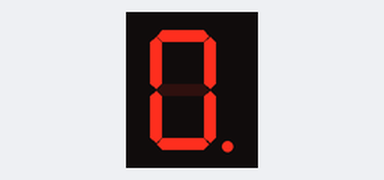
Recording of a sketch running on a simulated Arduino Uno, built with avr-gcc and run on an emulated ATmega328P. Shown: 1-digit seven-segment display. Wiring (inferred from the names in the program): 1-digit 7-segment display, segments lit when HIGH: segments pin 7, pin 8, pin 2, pin 3, pin 4, pin 6, pin 5, pin 9. The segment pins are drawn as the display they are named for.

Above: at 0.1 s.
At 0.6 s:
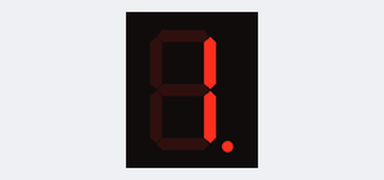
At 1.1 s:
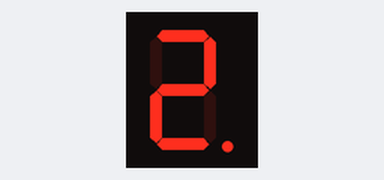
At 2.1 s:
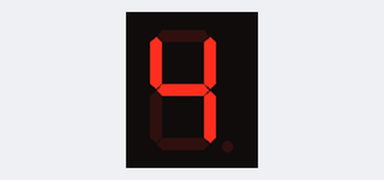
At 3.1 s:
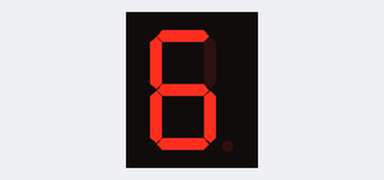
At 4.6 s:
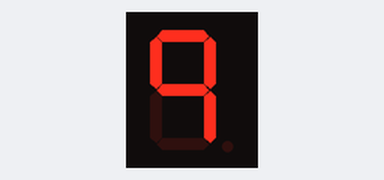

Measured:
- by itself, everything shown: repeats every 5.0 s, in 10 steps
- what the display in image 1 shows lasts 0.5 s, from 0.5 s to 1.0 s

The sketch:

segment.ino
```cpp
int seg[] ={7,8,2,3,4,6,5,9};

int patterns[] = {
  0xFC, 0x60, 0xDA, 0xF2, 0x66, 0xB6, 0xBE, 0xE4, 0xFE, 0xE6
};

void setup() {
  for (int i = 0; i < 8; i++) { // 세그먼트 제어 핀을 출력으로 설정
    pinMode(seg[i], OUTPUT);
  }
}
void show_digit(int number) { // ( 출력할 숫자)
  for (int i = 0; i < 8; i++) {
    boolean on_off = bitRead(patterns[number], 7 - i);
    digitalWrite(seg[i], on_off);
  }
}
void show_jjum(int i){
     if(i <=3){
            digitalWrite(seg[7],HIGH);
        }
}

void loop(){
    for(int i=0;i<10;i++){
        show_digit(i);
        show_jjum(i);
        delay(500);
    }
}

// byte digits_data[10]={ 0xFC, 0x60, 0xDA, 0xF2, 0x66, 0xB6, 0xBE, 0xE4, 0xFE, 0xE6};

// void setup(){
//     // for(int i=0;i<2;i++)
//     // {
//     //     pinMode(digit_select_pin[i],OUTPUT);
//     // }
//     for(int i=0;i<8;i++){
//         pinMode(seg[i],OUTPUT);
//     }
// }
// void show_digit(int pos,int number){
//     // for(int i=0;i<2;i++){
//     //     if(i==pos)
//     //     digitalWrite(digit_select_pin[i],LOW);
//     //     else
//     //     digitalWrite(digit_select_pin[i],HIGH);
//     // }
//     for(int i = 0; i < 7; i++){
//     byte segment_data = (digits_data[number]
//          & (0x01 << i)) >> i;
//     if(segment_data == 1)
//       digitalWrite(seg[7-i], HIGH);
//     else
//       digitalWrite(seg[7-i], LOW);
//   }
// }
// void loop(){
//     for(int i=0;i<10;i++)
//     {
//         d1=i;
//         for(int j=0;j<10;j++)
//         {
//             show_digit(1,d1);
//             delay(time_delay);
//         }
//     }
// }
```
